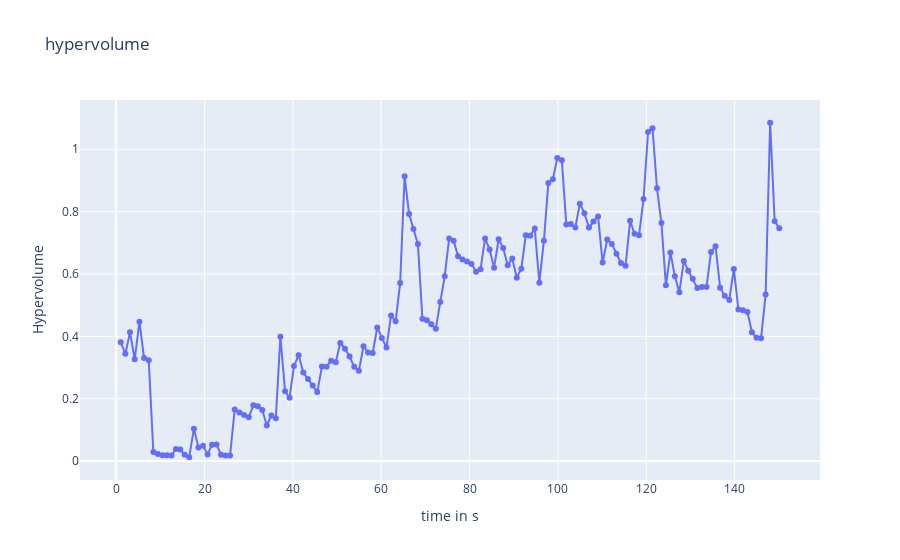
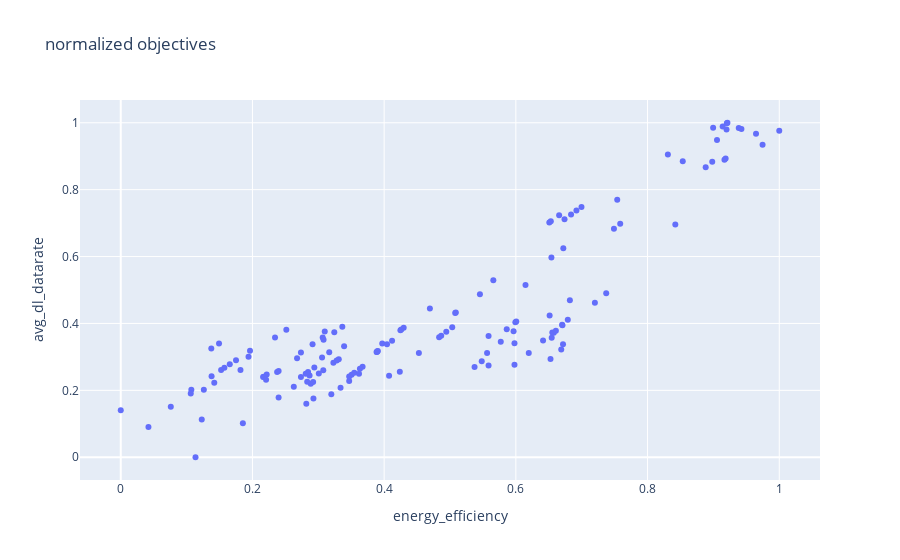
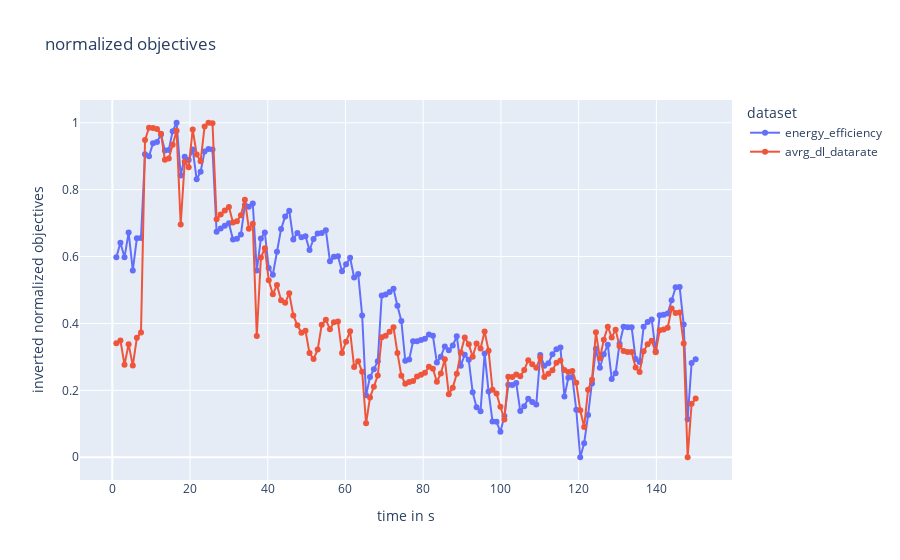

Source (notebook cell) for these figures, in order:
### Code cell
network_name = "delete3"
configuration_name ="algorithm_config_1LIVE"
results_directory = "./datastore/{network_name}/{configuration_name}/".format(network_name=network_name, configuration_name= configuration_name)
objective_np_array = np.array([])
with open(results_directory + "/objectives_result.json", mode="r",encoding="utf-8") as openfile:
    result_dict_object = json.load(openfile)
    objective_np_array = np.array(result_dict_object)
    objective_np_array[:, 1:] *= -1



approx_ideal = objective_np_array[:, 1:].min(axis=0)
approx_nadir  = objective_np_array[:, 1:].max(axis=0)

normalized_solutions_list = np.array((objective_np_array[:, 1:] - approx_ideal) / (approx_nadir - approx_ideal))

hv = Hypervolume(ref_point=np.array([1.1, 1.1]),
                     norm_ref_point=False,
                     zero_to_one=False,
                     ideal=approx_ideal,
                     nadir=approx_nadir)

hv_list = [hv(solution) for solution in normalized_solutions_list]


fig4 = go.Figure()

fig4.update_layout(
    title="hypervolume",
    xaxis_title="time in s",
    yaxis_title="Hypervolume",
    legend_title="dataset")
fig4.add_trace(
        go.Scatter(
            x=objective_np_array[:, 0],
            y=hv_list,
            mode='lines+markers',
        ))
fig5 = go.Figure()

fig5.update_layout(
    title="normalized objectives",
    xaxis_title="energy_efficiency",
    yaxis_title="avg_dl_datarate",
    legend_title="dataset")

fig5.add_trace(
        go.Scatter(
            x=normalized_solutions_list[:, 0],
            y=normalized_solutions_list[:, 1],
            text=[str(elem) for elem in objective_np_array[:,0]],
            mode='markers',
        ))
fig6 = go.Figure()

fig6.update_layout(
    title="normalized objectives",
    xaxis_title="time in s",
    yaxis_title="inverted normalized objectives",
    legend_title="dataset")

fig6.add_trace(
        go.Scatter(
            x=objective_np_array[:, 0],
            y=normalized_solutions_list[:, 0],
            name="energy_efficiency",
            mode='lines+markers',
        ))
fig6.add_trace(
        go.Scatter(
            x=objective_np_array[:, 0],
            y=normalized_solutions_list[:, 1],
            name="avrg_dl_datarate",
            mode='lines+markers',
        ))

fig4.show()
fig5.show()
fig6.show()

### Figure 1 — Plotly figure (JSON) as saved in the notebook; plotly's stock layout.template omitted (floating-point values rounded to 4 significant figures; data arrays with more than 128 entries replaced by an {"elided": "..."} marker saying what was removed)
{"data": [{"mode": "lines+markers", "type": "scatter", "x": {"elided": "146 float values"}, "y": {"elided": "146 float values"}}], "layout": {"legend": {"title": {"text": "dataset"}}, "title": {"text": "hypervolume"}, "xaxis": {"title": {"text": "time in s"}}, "yaxis": {"title": {"text": "Hypervolume"}}}}

### Figure 2 — Plotly figure (JSON) as saved in the notebook; plotly's stock layout.template omitted (floating-point values rounded to 4 significant figures; data arrays with more than 128 entries replaced by an {"elided": "..."} marker saying what was removed)
{"data": [{"mode": "markers", "text": {"elided": "146 str values"}, "type": "scatter", "x": {"elided": "146 float values"}, "y": {"elided": "146 float values"}}], "layout": {"legend": {"title": {"text": "dataset"}}, "title": {"text": "normalized objectives"}, "xaxis": {"title": {"text": "energy_efficiency"}}, "yaxis": {"title": {"text": "avg_dl_datarate"}}}}

### Figure 3 — Plotly figure (JSON) as saved in the notebook; plotly's stock layout.template omitted (floating-point values rounded to 4 significant figures; data arrays with more than 128 entries replaced by an {"elided": "..."} marker saying what was removed)
{"data": [{"mode": "lines+markers", "name": "energy_efficiency", "type": "scatter", "x": {"elided": "146 float values"}, "y": {"elided": "146 float values"}}, {"mode": "lines+markers", "name": "avrg_dl_datarate", "type": "scatter", "x": {"elided": "146 float values"}, "y": {"elided": "146 float values"}}], "layout": {"legend": {"title": {"text": "dataset"}}, "title": {"text": "normalized objectives"}, "xaxis": {"title": {"text": "time in s"}}, "yaxis": {"title": {"text": "inverted normalized objectives"}}}}
